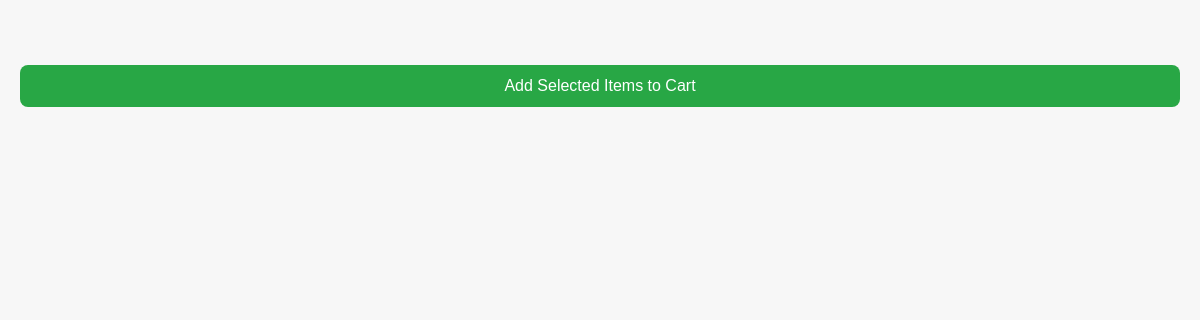
The page /about (signed in) on the database as committed earlier.
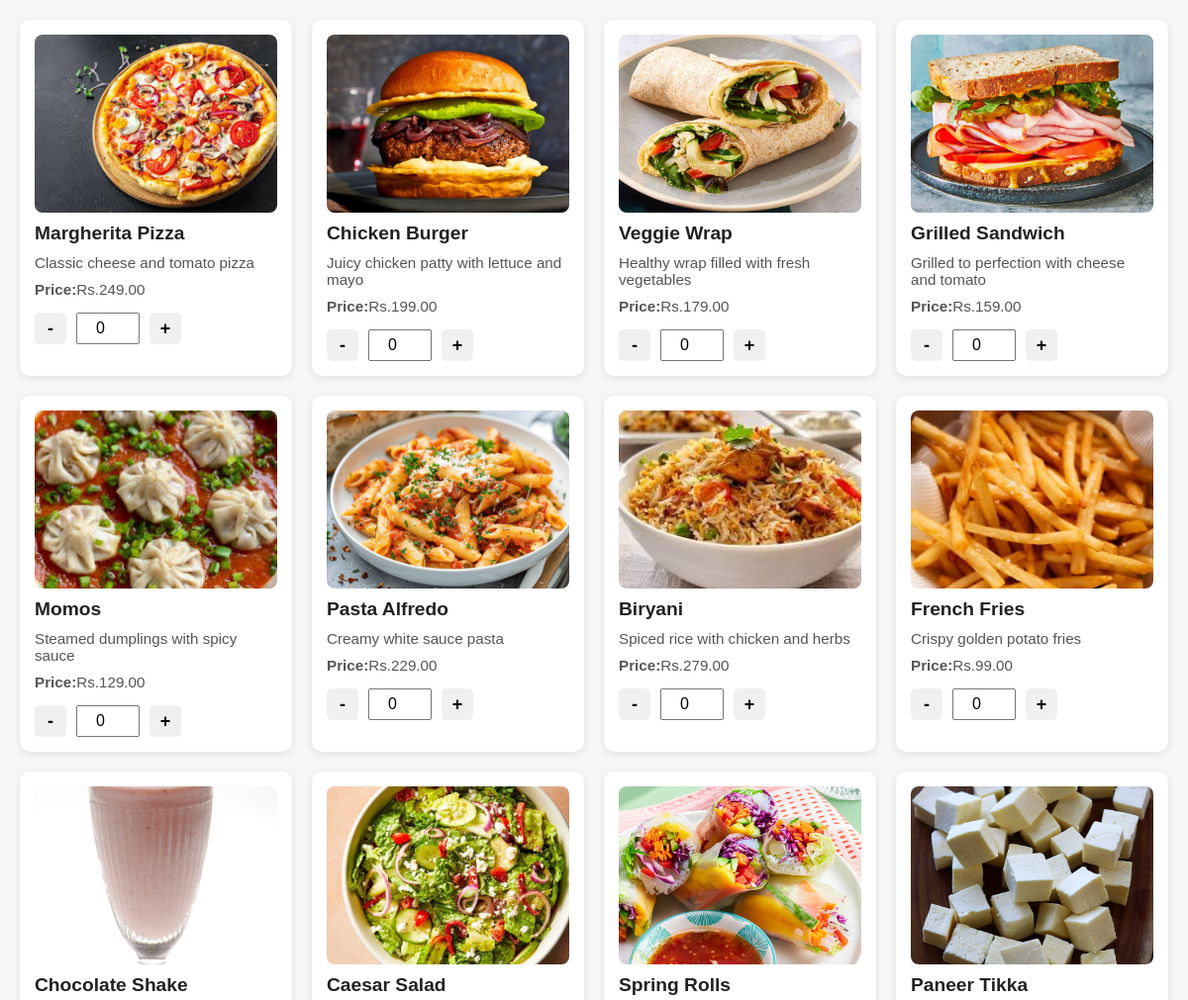
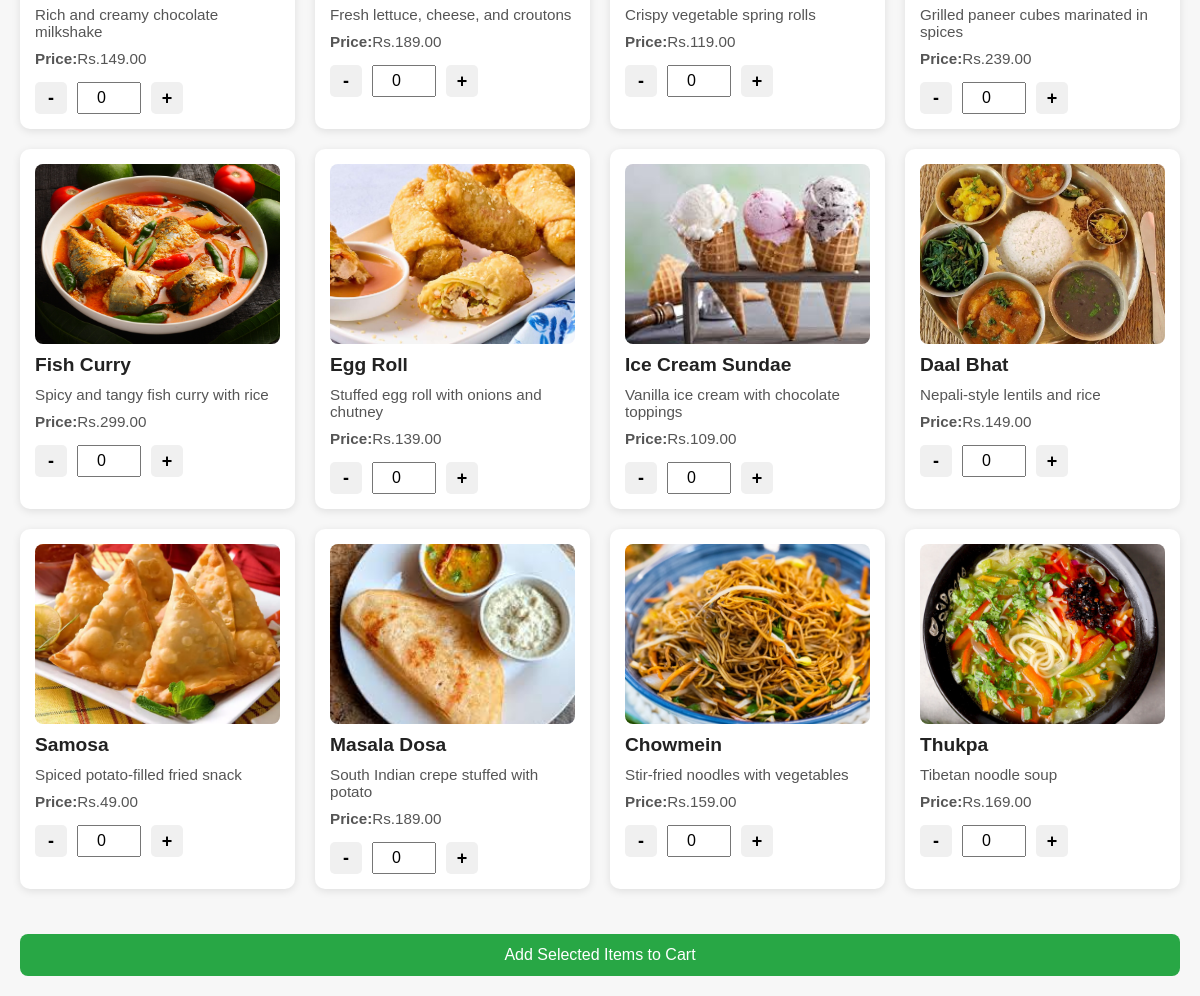
The same page on the database as committed later (2 pictures, top to bottom).
### creation/models.py (models this page shows, shortened)
class MenuItem(models.Model):
    restaurant = models.ForeignKey(Restaurant,on_delete=models.CASCADE)
    id=models.AutoField(primary_key=True)
    name=models.CharField(max_length=200)
    description=models.TextField()
    price=models.DecimalField(max_digits=10,decimal_places=2)
    image=models.CharField(max_length=255)
    class Meta:
        unique_together = ('restaurant', 'name')

### creation/views.py (the view)
# urls.py: path('about',views.about,name='about'),
@login_required
def about(request):
    items=MenuItem.objects.all()
    return render(request,'about.html',{'items':items})

### creation/templates/about.html (shortened to what this page needs)
{% load static %}
<!DOCTYPE html>
<html lang="en">
<head>
</head>
<body>
<form method='post' action="{% url 'add_to_cart' %}">
  <div class='menu-container'>
    {%for item in items%}
    <div class='menu-item'>
      <img src="{% static 'creation/images/' %}{{item.image}}" alt="{{item.name}}">
      <h3>{{item.name}}</h3>
      <p>{{item.description}}</p>
      <p><strong>Price:</strong>Rs.{{item.price}}</p>
    <div class ="quantity-controls">
      <button type="button" onclick="changeQty({{item.id}}, -1)">-</button>
      <input type="number" name="item_{{item.id}}" id="qty-{{item.id}}" value="0" min="0">
        <button type="button" onclick="changeQty({{item.id}},1)">+</button>
      </div>
    </div>
    {% endfor%}
  </div>
  <div style="text-align:center; margin-top: 30px;">
    <button type="submit"class="add-cart-btn">Add Selected Items to Cart</button>
  </div>
</form>
</body>
<html>

### creation/templates/about.html (style rules this page uses)
body { font-family: Arial, sans-serif; background-color: #f7f7f7; margin: 0; padding: 20px; }
.menu-container { display: grid; grid-template-columns: repeat(auto-fit, minmax(260px, 1fr)); gap: 20px; max-width: 1200px; margin: auto; }
.menu-item { background: white; border-radius: 10px; box-shadow: 0 2px 8px rgba(0, 0, 0, 0.1); overflow: hidden; padding: 15px; transition: transform 0.3s ease; display: flex; flex-direction: column; }
.menu-item img { width: 100%; height: 180px; object-fit: cover; border-radius: 8px; }
.menu-item h3 { margin: 10px 0 5px; font-size: 1.2rem; color: #222; }
.menu-item p { margin: 5px 0; color: #555; font-size: 0.95rem; }
.quantity-controls { display: flex; align-items: center; margin-top: 10px; }
.quantity-controls button { width: 32px; height: 32px; font-size: 18px; font-weight: bold; background-color: #f0f0f0; border: none; border-radius: 5px; cursor: pointer; }
.quantity-controls input { width: 50px; text-align: center; margin: 0 10px; font-size: 16px; padding: 5px; }
.add-cart-btn { margin-top: 15px; width: 100%; background-color: #28a745; color: white; padding: 12px; font-size: 16px; border: none; border-radius: 8px; cursor: pointer; }

Rows that differ between the two databases and show on the page:
added MenuItem: image (picture), name "Margherita Pizza", description "Classic cheese and tomato pizza", price "249.00"
added MenuItem: image (picture), name "Chicken Burger", description "Juicy chicken patty with lettuce and mayo", price "199.00"
added MenuItem: image (picture), name "Veggie Wrap", description "Healthy wrap filled with fresh vegetables", price "179.00"
added MenuItem: image (picture), name "Grilled Sandwich", description "Grilled to perfection with cheese and tomato", price "159.00"
added MenuItem: image (picture), name "Momos", description "Steamed dumplings with spicy sauce", price "129.00"
added MenuItem: image (picture), name "Pasta Alfredo", description "Creamy white sauce pasta", price "229.00"
added MenuItem: image (picture), name "Biryani", description "Spiced rice with chicken and herbs", price "279.00"
added MenuItem: image (picture), name "French Fries", description "Crispy golden potato fries", price "99.00"
added MenuItem: image (picture), name "Chocolate Shake", description "Rich and creamy chocolate milkshake", price "149.00"
added MenuItem: image (picture), name "Caesar Salad", description "Fresh lettuce, cheese, and croutons", price "189.00"
added MenuItem: image (picture), name "Spring Rolls", description "Crispy vegetable spring rolls", price "119.00"
added MenuItem: image (picture), name "Paneer Tikka", description "Grilled paneer cubes marinated in spices", price "239.00"
added MenuItem: image (picture), name "Fish Curry", description "Spicy and tangy fish curry with rice", price "299.00"
added MenuItem: image (picture), name "Egg Roll", description "Stuffed egg roll with onions and chutney", price "139.00"
added MenuItem: image (picture), name "Ice Cream Sundae", description "Vanilla ice cream with chocolate toppings", price "109.00"
added MenuItem: image (picture), name "Daal Bhat", description "Nepali-style lentils and rice", price "149.00"
added MenuItem: image (picture), name "Samosa", description "Spiced potato-filled fried snack", price "49.00"
added MenuItem: image (picture), name "Masala Dosa", description "South Indian crepe stuffed with potato", price "189.00"
added MenuItem: image (picture), name "Chowmein", description "Stir-fried noodles with vegetables", price "159.00"
added MenuItem: image (picture), name "Thukpa", description "Tibetan noodle soup", price "169.00"
